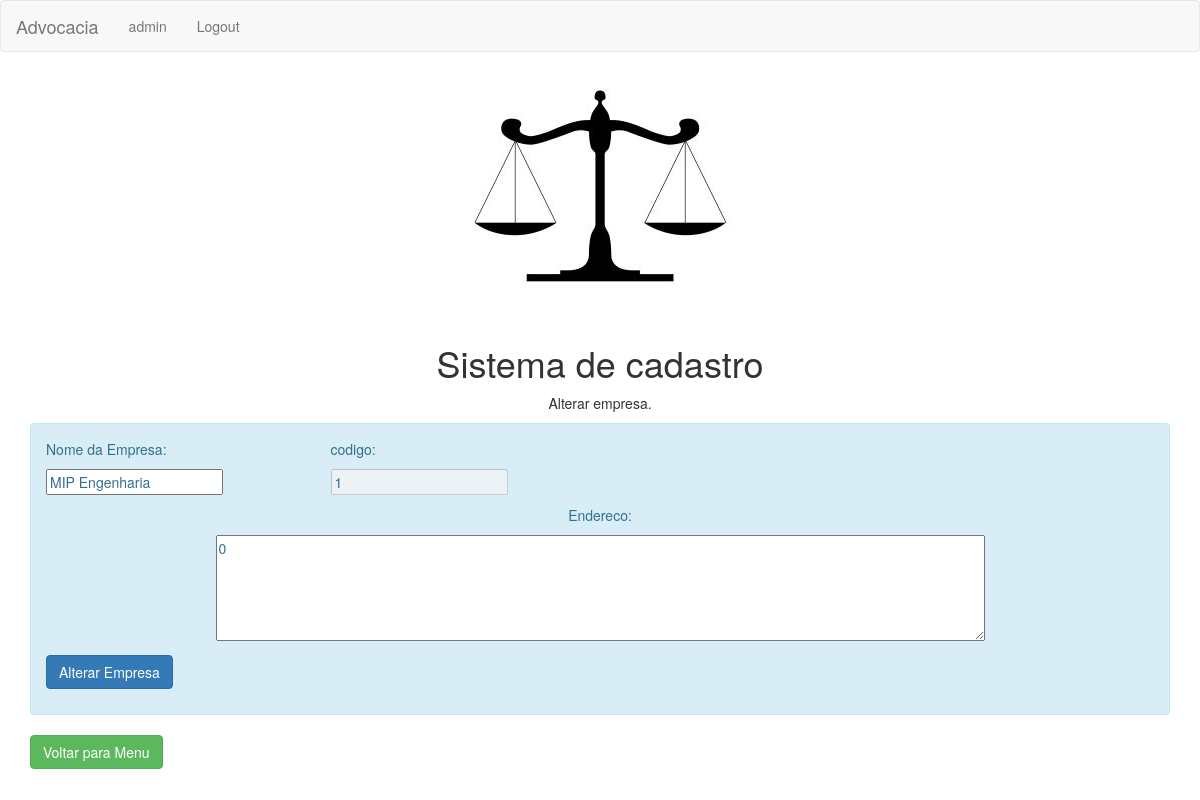
The page /alteraemp.php?codemp=1 (signed in) on the database its author committed.
### tables this page shows
CREATE TABLE `empresa` (
  `idemp` int(11) NOT NULL,
  `nome` varchar(150) DEFAULT NULL,
  `endereco` varchar(250) DEFAULT NULL
);

### alteraemp.php (the view, shortened to what this page needs)
<?php
  include("conexao.php");
  	$idemp = $_GET['codemp'];
	$result_emp = "Select * from empresa where idemp = ".$idemp."";
	$resultado_empresa = mysqli_query($conn,$result_emp);
	$empresa = mysqli_fetch_assoc($resultado_empresa);
?>
<!DOCTYPE html>
<html>
<head>
  <link rel="stylesheet" href="https://maxcdn.bootstrapcdn.com/bootstrap/3.3.7/css/bootstrap.min.css">
  <nav class="navbar navbar-default">
  <div class="container-fluid">
    <div class="navbar-header">
      <a class="navbar-brand" href="#">Advocacia</a>
    </div>
    <ul class="nav navbar-nav">
      <li><a href="#"><?php echo $_SESSION["id"];?></a></li>
      <li><a href="?acao=sair?">Logout</a></li>
    </ul>
  </div>
</nav>
  <p align="center"><img src="justica2.jpg"></p>
</head>
<body>
	<div class="container">
		<div align="center">
			<h1>Sistema de cadastro</h1>
			<p>Alterar empresa.</p>
		</div>
		<div align="left">
			<div class="alert alert-info">
				<form name="formContato" method="get" action="alterarempresa.php">
					<div class="row">
						<div class="col-lg-3">
							<p>
							Nome da Empresa:
							</p>
							<p>
							 <input type="text" name="nome" value="<?=$empresa['nome']?>">
							</p>
						</div>
						<div class="col-lg-3">
							<p>
							codigo:
							</p>
							<p>
							<input type="number" name="cod" value="<?=$empresa['idemp']?>" disabled>
							</p>
						</div>
					</div>
						<div align="center">
						<p>
							Endereco:
						</p>
						<p>
							<textarea name="endereco" id="end" cols="100" rows="5"><?=$empresa['endereco']?></textarea>
						</p>
					</div>
					<p>
						<input type="submit" class="btn btn-primary" name="button" id="button" value="Alterar Empresa">
					</p>
				</form>
			</div>
		</div>
		<form action="index.php" method="get" accept-charset="utf-8">
 		<p>
			<input type="submit"  class="btn btn-success" name="button" id="button" value="Voltar para Menu">
		</p>
		</form>
	</div>
</body>
</html>

### rows shown on the page
empresa: nome "MIP Engenharia", cod "1", endereco "0"

### other values the page prints
$_SESSION["id"] "admin"
